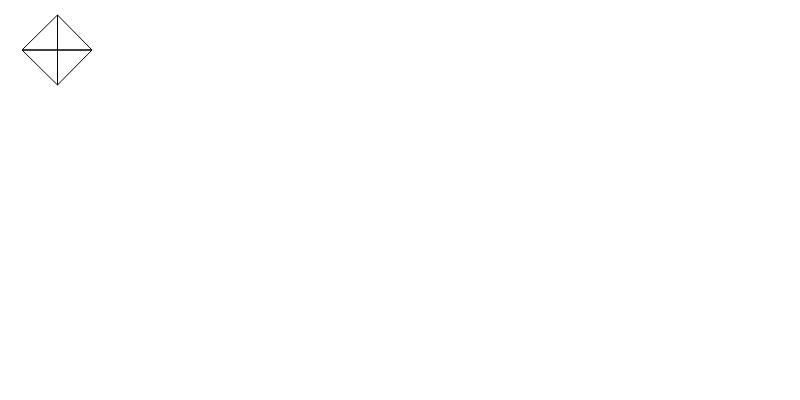
Frame 1 (no input)
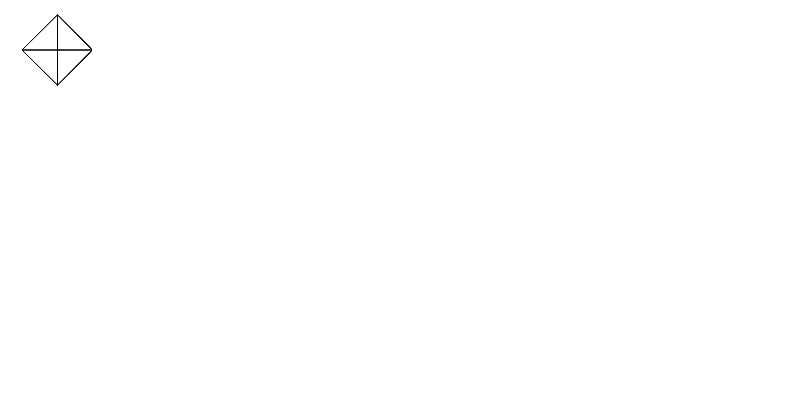
Frame 60 (no input)
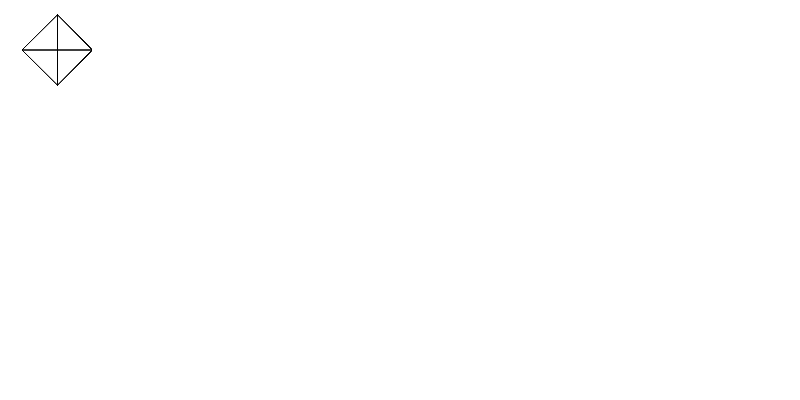
Frame 120 (the mouse pressed at the canvas centre since frame 60)

The p5.js sketch that drew these frames (run headless with seeded random() and noise() and a simulated clock; from frame 60 on, the mouse is pressed at the canvas centre):

// p5.js sketch
// ── sketch.js

//We set up the canvas and make the colourmode HSB where the Hue is 360 and the Saturation and Brightness are 100
function setup() {
	createCanvas(800, 400);

}


function draw() {

 	//We call the begin shape function which allows us to create complex shapes using the vertext to created each point and connect them
 	// and pass in the TRIANGL FAN parameter
 	//then the endShape function is called to stop the drawing
	beginShape(TRIANGLE_FAN);
		vertex(57.5, 50);
		vertex(57.5, 15);
		vertex(92, 50);
		vertex(57.5, 85);
		vertex(22, 50);
		vertex(57.5, 15);
	endShape();

}
